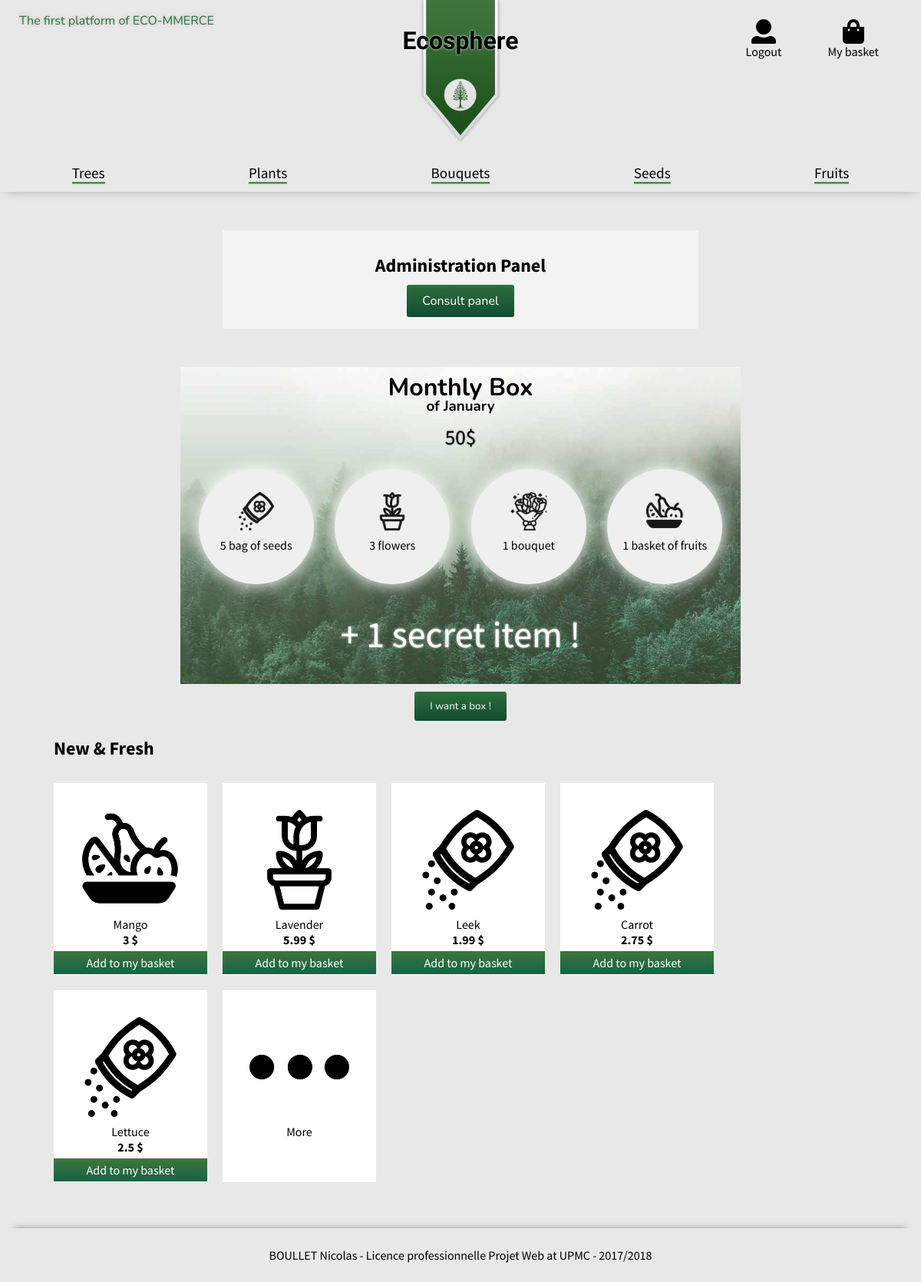
Screenshot of / (signed in) with the database file from the repository.
### tables this page shows
CREATE TABLE IF NOT EXISTS `product` (
  `id` int(11) NOT NULL,
  `type` text NOT NULL,
  `name` text NOT NULL,
  `price` float NOT NULL,
  `imgLink` text NOT NULL
);

### Controller/defaultController.php (called while the page is built, shortened)
<?php
class defaultController {
    public function __construct($db) {
        require_once('./model/UserManager.php');
        $this->userManager = new UserManager($db);
    }
    public function display() {
        $user = $this->userManager->findByEmail($_SESSION['user']['user']);
        if($user['admin'] == 1 && isset($_SESSION['user']['user']))
            $admin = true;
        require('./View/default.php');
    }
}

### Model/UserManager.php (called while the page is built, shortened)
<?php
class UserManager {
    private $db;
	public function __construct($db) {
		$this->db = $db;
	}
    public function findByEmail($email) {
        $req = $this->db->prepare(
        'SELECT *
        FROM user
        WHERE email=:email');
        $req->execute(
            array(
                'email' => htmlspecialchars($email),
            )
        );
        $user = $req->fetch();
        return $user;
    }
}

### Model/ProductManager.php (called while the page is built, shortened)
<?php
class ProductManager {
    private $db;
    public function __construct($db) {
        $this->db = $db;
    }
    public function getNewItems() {
        $req = $this->db->prepare(
            'SELECT *
            FROM product
            ORDER BY id DESC
            LIMIT 5'
        );
        $req->execute();
        $result = $req->fetchAll();
        return $result;
    }
}

### View/home.php (the view)
<?php if(isset($_SESSION['user']) && isset($admin) && $admin==true) { ?>
<div id="admin-box">
    <h2>Administration Panel</h2>
    <a href="./index.php?ctrl=admin&action=panel" class="submit-btn no-deco">Consult panel</a>
</div>
<?php } ?>
<div id="monthly-box">
    <h2>Monthly Box</h2>
    <h3 class="no-margin">of <?php echo date('F'); ?></h3>
    <div class="price">50$</div>
    <div class="content">
        <div class="box-item">
            <img src="./View/img/seeds.png" class="item-logo" alt="logo">
            <div class="item-text">5 bag of seeds</div>
        </div>
        <div class="box-item">
            <img src="./View/img/flower.png" class="item-logo" alt="logo">
            <div class="item-text">3 flowers</div>
        </div>
        <div class="box-item">
            <img src="./View/img/bouquet.png" class="item-logo" alt="logo">
            <div class="item-text">1 bouquet</div>
        </div>
        <div class="box-item">
            <img src="./View/img/fruits.png" class="item-logo" alt="logo">
            <div class="item-text">1 basket of fruits</div>
        </div>
    </div>
    <div class="secret">+ 1 secret item !</div>
</div>
<form class="center" action="./index.php?ctrl=basket&action=addBox" method="POST">
    <input type="submit" class="submit-btn margin-auto" value="I want a box !">
</form>
<div id="newItems">
    <h2 class="padding-left-10px">New & Fresh</h2>
    <div class="content">
        <?php
        $newItems = $productManager->getNewItems();
        if(!empty($newItems)) {
            foreach($newItems as $item) {
                ?>
                <div class="item">
                    <img src="<?php echo $item['imgLink']; ?>" class="logo" alt="logo">
                    <div class="text"><?php echo $item['name']; ?></div>
                    <div class="price"><?php echo $item['price']; ?> $</div>
                    <a href="./index.php?ctrl=basket&action=add&id=<?php echo $item['id']; ?>" class="no-deco"><div class="add-btn">Add to my basket</div></a>
                </div>
                <?php
            }
            ?>
            <a href="./index.php?ctrl=product&action=all" class="no-deco all-product" title="More items">
                <div class="consultAll">
                    <img src="./View/img/suspend.png" class="logo" alt="logo">
                    <div class="text">More</div>
                </div>
            </a>
            <?php
        }
        else {
            ?><p>No products were found</p><?php
        }
        ?>
    </div>
</div>

### View/style/general.css (style rules this page uses)
.no-deco { text-decoration: none; color: inherit; }
.center { text-align: center; }
.no-margin { margin: 0; }
.margin-auto { margin: auto; }
.padding-left-10px { padding-left: 10px; }
body { background-color: #e8e8e8; min-height: 100%; margin: 0; font-family: 'Source Sans Pro', sans-serif; }
a { color: #66AD66; }
.submit-btn { padding: 10px 20px; background: #2e6e3f; background: -moz-linear-gradient(top, #2e6e3f 0%, #124c31 100%); background: -webkit-linear-gradient(top, #2e6e3f 0%,#124c31 100%); background: linear-gradient(to bottom, #2e6e3f 0%,#124c31 100%); filter: progid:DXImageTransform.Microsoft.gradient( startColorstr='#2e6e3f', endColorstr='#0f3f29',GradientType=0 ); border: none; color: #fff; font-family: 'Nunito', sans-serif; border-radius: 3px; }

### View/style/mainSection.css (style rules this page uses)
#admin-box { width: 50%; margin: auto; padding: 10px; padding-bottom: 25px; text-align: center; background: rgba(255, 255, 255, 0.5); }
#monthly-box { width: 60%; min-height: 400px; margin: 50px auto; margin-bottom: 10px; padding: 5px; background-image: url("../img/monthlyBox.jpg"); background-position: center; background-size: cover; text-align: center; cursor: default; }
#monthly-box h2 { font-family: 'Nunito', sans-serif; font-weight: bold; font-size: 2em; margin: 0 5px; }
#monthly-box h3 { position: relative; bottom: 10px; font-family: 'Nunito', sans-serif; }
#monthly-box .price { font-size: 1.7em; text-shadow: 0 0 2px rgba(0, 0, 0, 0.6); }
#monthly-box .content { display: flex; justify-content: space-around; flex-flow: row wrap; min-height: 200px; padding: 20px 5px; }
#monthly-box .content>.box-item { display: inline-block; height: 150px; width: 150px; margin: 5px 10px; border-radius: 50%; box-shadow: 0px 0px 20px 1px #fff; background: #efefef; }
#monthly-box .box-item>.item-logo { width: 50px; height: 50px; margin-top: 30px; opacity: 0.9; }
#monthly-box .box-item>.item-text { margin-top: 5px; }
#monthly-box .secret { position: relative; bottom: 30px; font-size: 3em; text-shadow: 0 0 3px #fff; color: #fff; }
#newItems, #product-box { width: 90%; margin: 10px auto; }
#newItems>.content, #product-box>.content { display: flex; justify-content: flex-start; flex-flow: row wrap; }
#newItems .item, #newItems .all-product, #product-box .item { display: flex; justify-content: flex-start; flex-flow: row wrap; display: inline-block; width: 200px; height: 250px; margin: 10px; background: #fff; }
#newItems .consultAll { display: flex; justify-content: flex-start; flex-flow: row wrap; display: inline-block; }
#newItems .item .logo, #newItems .consultAll .logo, #product-box .item .logo { width: 130px; height: 130px; margin: 35px; margin-bottom: 5px; }
#newItems .item>.text, #newItems .item>.price, #newItems .consultAll>.text, #product-box .item>.text, #product-box .item>.price { width: 150px; margin: auto; text-align: center; }
#newItems .item>.price, #product-box .item>.price { font-weight: bold; margin-bottom: 5px; }
#newItems .item>a>.add-btn, #product-box .item>a>.add-btn { display: flex; justify-content:space-around; flex-flow: column wrap; height: 30px; text-align: center; color: #fff; background: #2e6e3f; background: -moz-linear-gradient(top, #3F753D 0%, #146444 100%); background: -webkit-linear-gradient(top, #3F753D 0%,#146444 100%); background: linear-gradient(to bottom, #3F753D 0%,#146444 100%); filter: progid:DXImageTransform.Microsoft.gradient( startColorstr='#2e6e3f', endColorstr='#0f3f29',GradientType=0 ); }

### rows the page displays
product: imgLink (picture), name "Mango", price "3"
product: imgLink (picture), name "Lavender", price "5.99"
product: imgLink (picture), name "Leek", price "1.99"
product: imgLink (picture), name "Carrot", price "2.75"
product: imgLink (picture), name "Lettuce", price "2.5"
